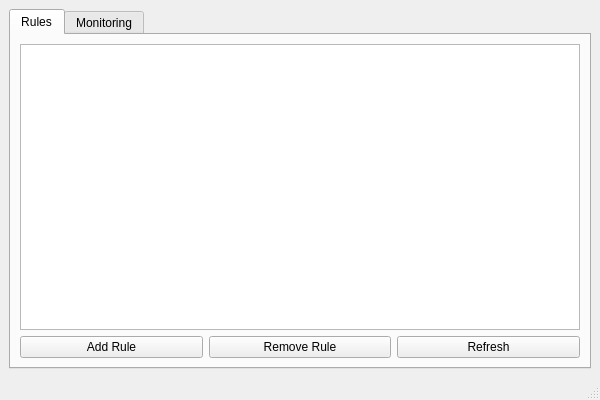
<?xml version="1.0" encoding="UTF-8"?>
<ui version="4.0">
 <class>MainWindow</class>
 <widget class="QMainWindow" name="MainWindow">
  <property name="geometry">
   <rect>
    <x>0</x>
    <y>0</y>
    <width>600</width>
    <height>400</height>
   </rect>
  </property>
  <property name="windowTitle">
   <string>Firewall Manager</string>
  </property>
  <widget class="QWidget" name="centralwidget">
   <layout class="QVBoxLayout" name="verticalLayout">
    <item>
     <widget class="QTabWidget" name="tabWidget">
      <property name="currentIndex">
       <number>0</number>
      </property>
      <widget class="QWidget" name="tabRules">
       <attribute name="title">
        <string>Rules</string>
       </attribute>
       <layout class="QVBoxLayout" name="verticalLayout_2">
        <item>
         <widget class="QListWidget" name="listRules"/>
        </item>
        <item>
         <layout class="QHBoxLayout" name="horizontalLayout">
          <item>
           <widget class="QPushButton" name="btnAddRule">
            <property name="text">
             <string>Add Rule</string>
            </property>
           </widget>
          </item>
          <item>
           <widget class="QPushButton" name="btnRemoveRule">
            <property name="text">
             <string>Remove Rule</string>
            </property>
           </widget>
          </item>
          <item>
           <widget class="QPushButton" name="btnRefresh">
            <property name="text">
             <string>Refresh</string>
            </property>
           </widget>
          </item>
         </layout>
        </item>
       </layout>
      </widget>
      <widget class="QWidget" name="tabMonitor">
       <attribute name="title">
        <string>Monitoring</string>
       </attribute>
       <layout class="QVBoxLayout" name="verticalLayout_3">
        <item>
         <widget class="QLabel" name="label">
          <property name="text">
           <string>Network Monitoring (Coming Soon)</string>
          </property>
          <property name="alignment">
           <set>Qt::AlignCenter</set>
          </property>
         </widget>
        </item>
       </layout>
      </widget>
     </widget>
    </item>
   </layout>
  </widget>
  <widget class="QMenuBar" name="menubar">
   <property name="geometry">
    <rect>
     <x>0</x>
     <y>0</y>
     <width>600</width>
     <height>22</height>
    </rect>
   </property>
  </widget>
  <widget class="QStatusBar" name="statusbar"/>
 </widget>
 <resources/>
 <connections/>
</ui>
